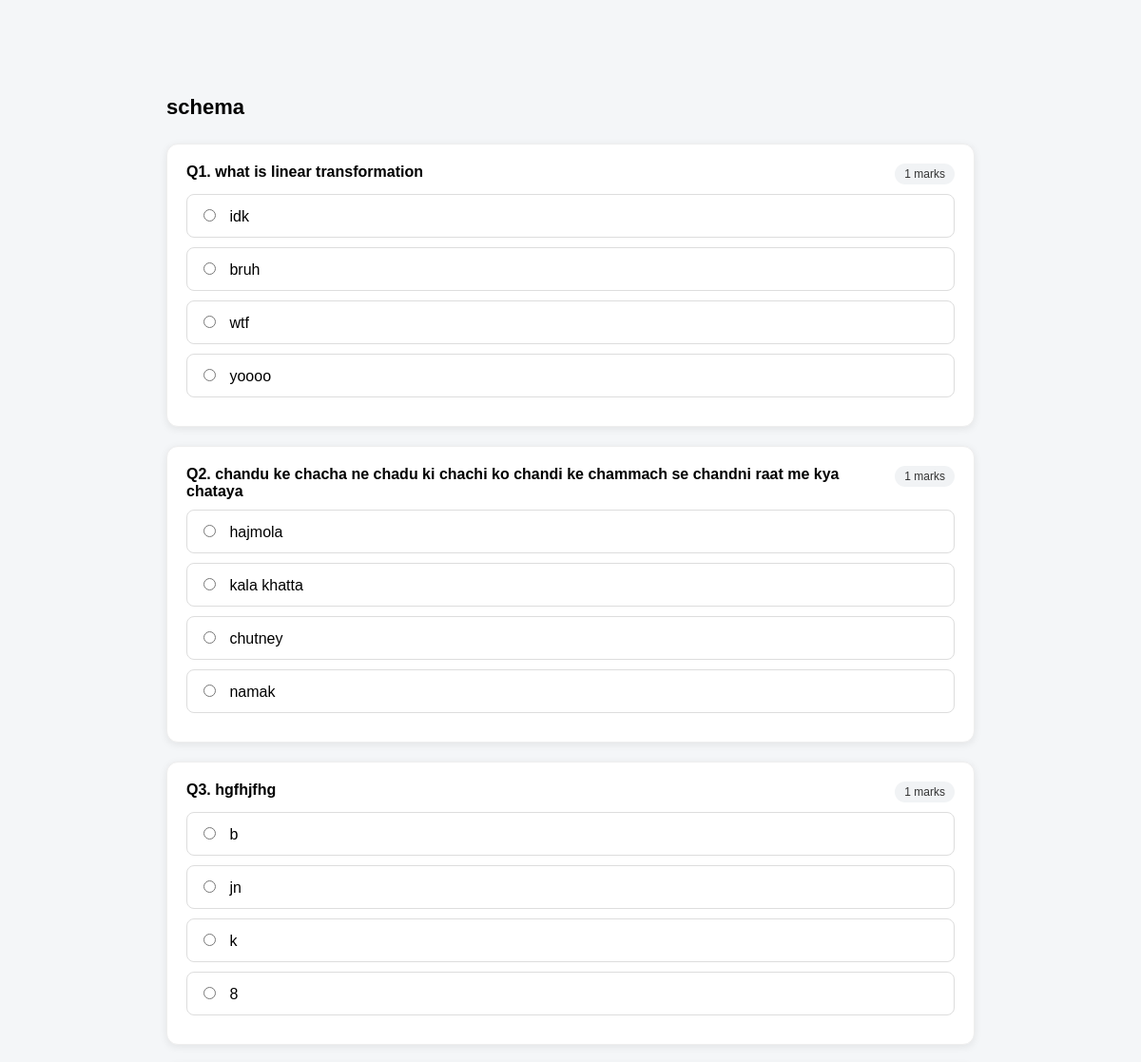
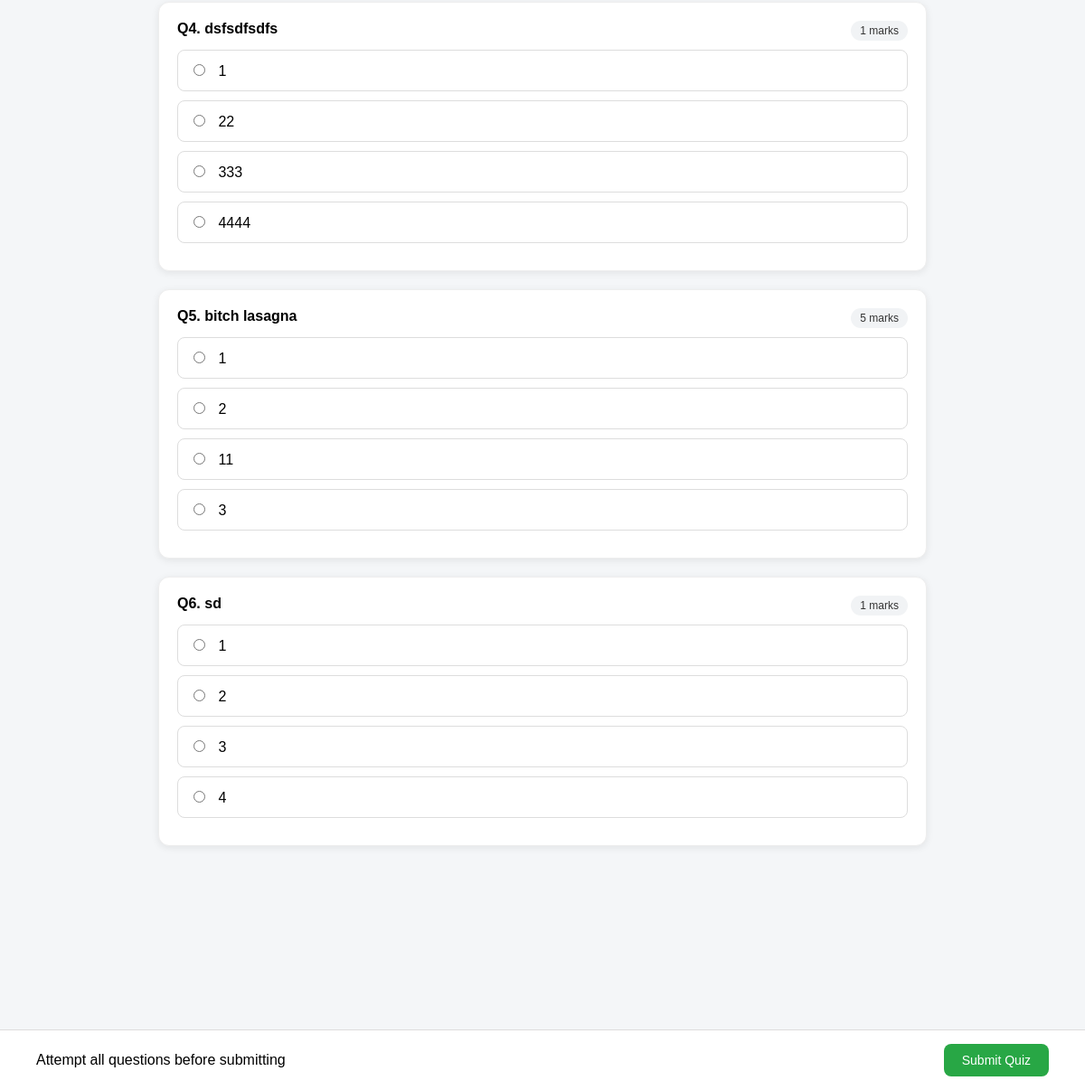
The page /student/quiz/1/attempt (signed in) on the database its author committed (2 pictures, top to bottom).
### controller/models.py (models this page shows)
class Quiz(db.Model):
    __tablename__ = "quizzes"
    id = db.Column(db.Integer, primary_key=True)
    title = db.Column(db.String(200), nullable=False)
    created_at = db.Column(db.DateTime, default=datetime.utcnow)
    subject_id = db.Column(db.Integer, db.ForeignKey("subjects.id"), nullable=False)
    questions = db.relationship("Question", backref="quiz", lazy=True)
    attempts = db.relationship("Attempt", backref="quiz", lazy=True)

class Question(db.Model):
    __tablename__ = "questions"
    id = db.Column(db.Integer, primary_key=True)
    question_text = db.Column(db.Text, nullable=False)
    option1 = db.Column(db.String(200), nullable=False)
    option2 = db.Column(db.String(200), nullable=False)
    option3 = db.Column(db.String(200), nullable=False)
    option4 = db.Column(db.String(200), nullable=False)
    correct_option = db.Column(db.Integer, nullable=False)
    marks = db.Column(db.Integer, nullable=False, default=1)
    quiz_id = db.Column(db.Integer, db.ForeignKey("quizzes.id"), nullable=False)

### app.py (the view, shortened to what this page needs)
@app.route("/student/quiz/<int:quiz_id>/attempt", methods=["GET", "POST"])
def attempt_quiz(quiz_id):
    if "user_id" not in session:
        flash("Please login first")
        return redirect(url_for("login"))
    if session.get("role") != "student":
        flash("Unauthorized access")
        return redirect(url_for("admin_dashboard"))
    quiz = Quiz.query.get_or_404(quiz_id)
    questions = Question.query.filter_by(quiz_id=quiz_id).all()
    if not questions:
        flash("The quiz is not available for now , please try later")
        return redirect(url_for("student_all_quizzes"))
    return render_template("attempt_quiz.html", quiz=quiz, questions=questions)

### templates/attempt_quiz.html (shortened to what this page needs)
{% extends "base.html" %}
{% block content %}
<form method="POST">
    <div class="attempt-wrapper">
        <div class="quiz-header">
            <h2>{{ quiz.title }}</h2>
        </div>
        {% for q in questions %}
        <div class="question-card">
            <div class="question-top">
                <h3>Q{{ loop.index }}. {{ q.question_text }}</h3>
                <span class="marks">
                    {{ q.marks if q.marks else 1 }} marks
                </span>
            </div>
            <label class="option">
                <input type="radio" name="question_{{ q.id }}" value="1" required>
                {{ q.option1 }}
            </label>
            <label class="option">
                <input type="radio" name="question_{{ q.id }}" value="2">
                {{ q.option2 }}
            </label>
            <label class="option">
                <input type="radio" name="question_{{ q.id }}" value="3">
                {{ q.option3 }}
            </label>
            <label class="option">
                <input type="radio" name="question_{{ q.id }}" value="4">
                {{ q.option4 }}
            </label>
        </div>
        {% endfor %}
    </div>
    <div class="submit-bar">
        <span>Attempt all questions before submitting</span>
        <button type="submit" class="submit-btn">Submit Quiz</button>
    </div>
</form>
{% endblock %}

### static/css/base.css (style rules this page uses)
body { font-family: Arial, sans-serif; background: #f4f6f8; margin: 0; }
.question-card { background: white; padding: 15px; border-radius: 8px; border: 1px solid #eee; }
.attempt-wrapper { width: 100%; max-width: 850px; margin: 30px auto 100px; padding: 20px; }
.quiz-header { display: flex; justify-content: space-between; align-items: center; margin-bottom: 25px; }
.quiz-header h2 { margin: 0; font-size: 22px; }
.question-card { background: white; padding: 20px; border-radius: 12px; margin-bottom: 20px; box-shadow: 0 2px 8px rgba(0, 0, 0, 0.08); transition: 0.15s ease; }
.question-card h3 { margin-bottom: 15px; font-size: 16px; }
.option { display: block; padding: 12px; border: 1px solid #ddd; border-radius: 8px; margin-bottom: 10px; cursor: pointer; transition: 0.15s; }
.option input { margin-right: 10px; }
.submit-bar { position: fixed; bottom: 0; left: 0; width: 100%; box-sizing: border-box; background: white; border-top: 1px solid #ddd; padding: 15px 40px; display: flex; justify-content: space-between; align-items: center; z-index: 100; }
.submit-btn { padding: 10px 20px; background: #28a745; color: white; border: none; border-radius: 8px; cursor: pointer; font-size: 14px; }
.submit-btn { white-space: nowrap; flex-shrink: 0; }
body { padding-bottom: 80px; }
.question-top { display: flex; justify-content: space-between; align-items: flex-start; margin-bottom: 10px; }
.question-top h3 { margin: 0; font-size: 16px; }
.marks { font-size: 12px; background: #f1f3f5; color: #333; padding: 4px 10px; border-radius: 20px; white-space: nowrap; }

### rows shown on the page
Quiz: title "schema"
Question: question_text "what is linear transformation", marks "1", option1 "idk", option2 "bruh", option3 "wtf", option4 "yoooo"
Question: question_text "chandu ke chacha ne chadu ki chachi ko chandi ke chammach se chandni raat me kya chataya", marks "1", option1 "hajmola", option2 "kala khatta", option3 "chutney", option4 "namak"
Question: question_text "hgfhjfhg", marks "1", option1 "b", option2 "jn", option3 "k", option4 "8"
Question: question_text "dsfsdfsdfs", marks "1", option1 "1", option2 "22", option3 "333", option4 "4444"
Question: question_text "bitch lasagna", marks "5", option1 "1", option2 "2", option3 "11", option4 "3"
Question: question_text "sd", marks "1", option1 "1", option2 "2", option3 "3", option4 "4"
